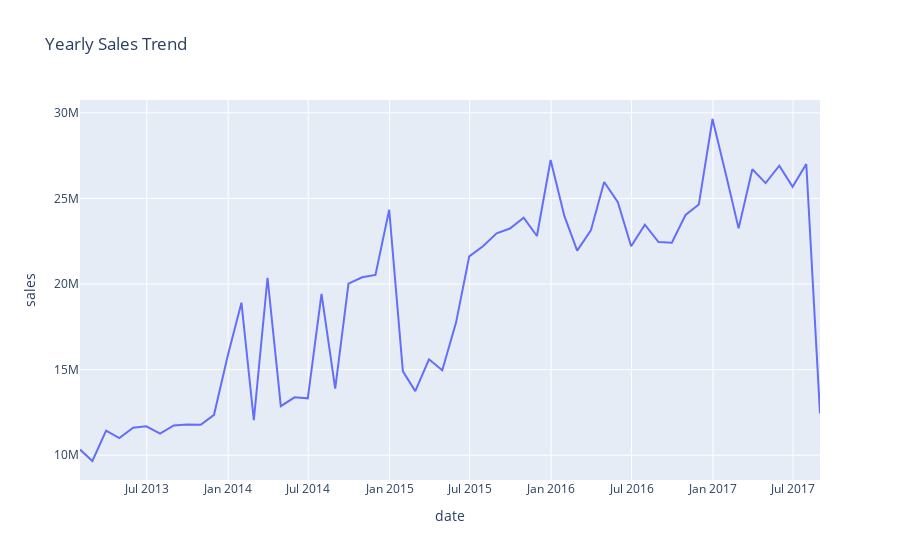

Write notebook code for a chart like this one.
### Markdown cell above
#### Q3 Compare the sales for each month across the years and determine which month of which year had the highest sales.

### Code cell
###resample or groupby
train_copy = train_df.set_index('date')
train_copy.sales.fillna(0,inplace = True)
train_copy.onpromotion.fillna(0,inplace = True)
# Downsample to monthly data by taking the mean
monthly_data = train_copy.sales.resample('ME').sum()



fig = px.line(monthly_data, x=monthly_data.index, y='sales', title='Yearly Sales Trend')

# Show the plot
fig.show()
